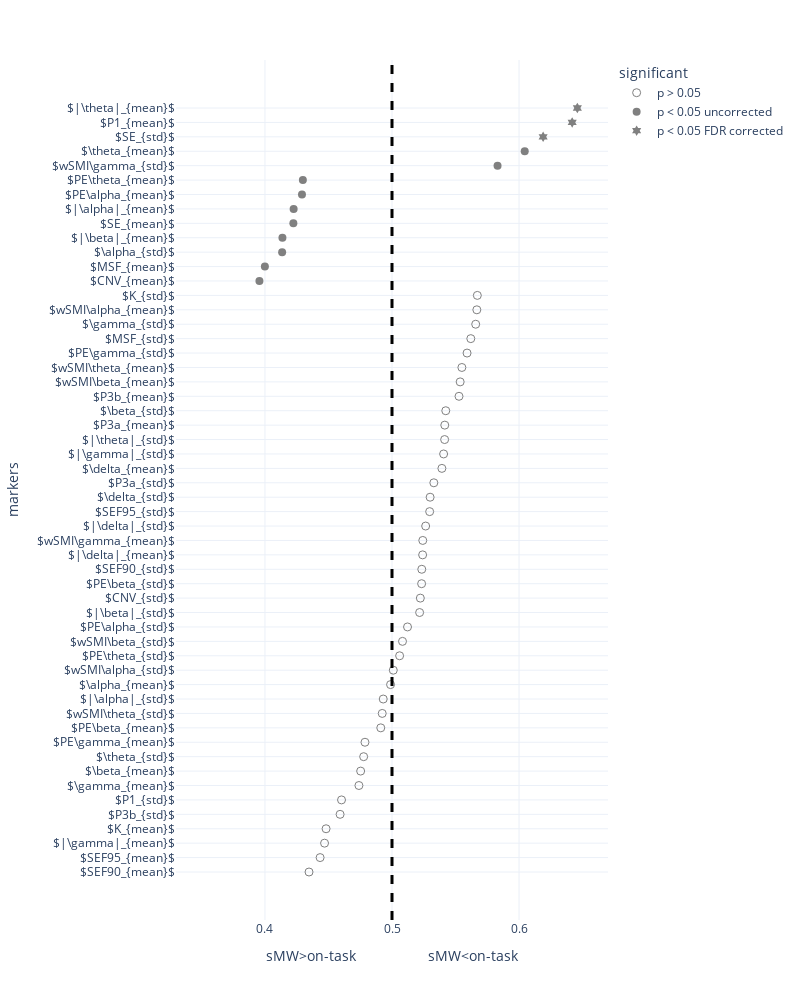

Here is the notebook cell this chart was saved with:
### Code cell
# segment_mind_roc = pd.read_csv('Data/univariate_roc_mind_segment.csv')
ot_contrasts = ['about-task vs on-task','distracted vs on-task', 'dMW vs on-task', 'sMW vs on-task']


plot_univariate(df = df_all_probe.query("balance == 'over-sample'"), contrast = ot_contrasts[3], label =['sMW', 'on-task'] , color = pink)

### Figure 1 — Plotly figure (JSON) as saved in the notebook; plotly's stock layout.template omitted (floating-point values rounded to 4 significant figures)
{"data": [{"hovertemplate": "significant=p > 0.05<br>sMW>on-task                  sMW<on-task=%{x}<br>markers=%{y}<extra></extra>", "legendgroup": "p > 0.05", "marker": {"color": "grey", "size": 8, "symbol": "circle-open"}, "mode": "markers", "name": "p > 0.05", "orientation": "h", "showlegend": true, "type": "scatter", "x": [0.4347, 0.4434, 0.4469, 0.4481, 0.4591, 0.4603, 0.474, 0.4753, 0.4777, 0.4787, 0.4912, 0.4923, 0.4931, 0.4989, 0.501, 0.506, 0.5083, 0.5122, 0.5217, 0.5223, 0.5233, 0.5234, 0.5241, 0.5242, 0.5265, 0.5297, 0.53, 0.5329, 0.5393, 0.5406, 0.5414, 0.5415, 0.5423, 0.5527, 0.5536, 0.555, 0.5591, 0.562, 0.5659, 0.5668, 0.5672], "xaxis": "x", "y": ["$SEF90_{mean}$", "$SEF95_{mean}$", "$|\\gamma|_{mean}$", "$K_{mean}$", "$P3b_{std}$", "$P1_{std}$", "$\\gamma_{mean}$", "$\\beta_{mean}$", "$\\theta_{std}$", "$PE\\gamma_{mean}$", "$PE\\beta_{mean}$", "$wSMI\\theta_{std}$", "$|\\alpha|_{std}$", "$\\alpha_{mean}$", "$wSMI\\alpha_{std}$", "$PE\\theta_{std}$", "$wSMI\\beta_{std}$", "$PE\\alpha_{std}$", "$|\\beta|_{std}$", "$CNV_{std}$", "$PE\\beta_{std}$", "$SEF90_{std}$", "$|\\delta|_{mean}$", "$wSMI\\gamma_{mean}$", "$|\\delta|_{std}$", "$SEF95_{std}$", "$\\delta_{std}$", "$P3a_{std}$", "$\\delta_{mean}$", "$|\\gamma|_{std}$", "$|\\theta|_{std}$", "$P3a_{mean}$", "$\\beta_{std}$", "$P3b_{mean}$", "$wSMI\\beta_{mean}$", "$wSMI\\theta_{mean}$", "$PE\\gamma_{std}$", "$MSF_{std}$", "$\\gamma_{std}$", "$wSMI\\alpha_{mean}$", "$K_{std}$"], "yaxis": "y"}, {"hovertemplate": "significant=p < 0.05 uncorrected<br>sMW>on-task                  sMW<on-task=%{x}<br>markers=%{y}<extra></extra>", "legendgroup": "p < 0.05 uncorrected", "marker": {"color": "grey", "size": 8, "symbol": "circle"}, "mode": "markers", "name": "p < 0.05 uncorrected", "orientation": "h", "showlegend": true, "type": "scatter", "x": [0.3957, 0.4, 0.4135, 0.4138, 0.4224, 0.4226, 0.4292, 0.4298, 0.5831, 0.6045], "xaxis": "x", "y": ["$CNV_{mean}$", "$MSF_{mean}$", "$\\alpha_{std}$", "$|\\beta|_{mean}$", "$SE_{mean}$", "$|\\alpha|_{mean}$", "$PE\\alpha_{mean}$", "$PE\\theta_{mean}$", "$wSMI\\gamma_{std}$", "$\\theta_{mean}$"], "yaxis": "y"}, {"hovertemplate": "significant=p < 0.05 FDR corrected<br>sMW>on-task                  sMW<on-task=%{x}<br>markers=%{y}<extra></extra>", "legendgroup": "p < 0.05 FDR corrected", "marker": {"color": "grey", "size": 8, "symbol": "hexagram"}, "mode": "markers", "name": "p < 0.05 FDR corrected", "orientation": "h", "showlegend": true, "type": "scatter", "x": [0.6189, 0.6418, 0.6459], "xaxis": "x", "y": ["$SE_{std}$", "$P1_{mean}$", "$|\\theta|_{mean}$"], "yaxis": "y"}], "layout": {"autosize": false, "height": 1000, "legend": {"title": {"text": "significant"}, "tracegroupgap": 0}, "margin": {"t": 60}, "shapes": [{"line": {"color": "black", "dash": "dash", "width": 3}, "type": "line", "x0": 0.5, "x1": 0.5, "xref": "x", "y0": 0, "y1": 1, "yref": "y domain"}], "width": 800, "xaxis": {"anchor": "y", "domain": [0, 1], "range": [0.33, 0.67], "title": {"text": "sMW>on-task                  sMW<on-task"}, "type": "linear"}, "yaxis": {"anchor": "x", "autorange": true, "domain": [0, 1], "range": [-3.33, 56.33], "showticklabels": true, "tickmode": "linear", "title": {"text": "markers"}, "type": "category"}}}
